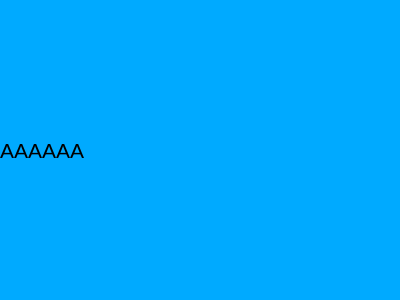
<?xml version="1.0" encoding="UTF-8"?>
<ui version="4.0">
 <class>ItemLabel</class>
 <widget class="QWidget" name="ItemLabel">
  <property name="geometry">
   <rect>
    <x>0</x>
    <y>0</y>
    <width>400</width>
    <height>300</height>
   </rect>
  </property>
  <property name="windowTitle">
   <string>Form</string>
  </property>
  <layout class="QGridLayout" name="gridLayout">
   <property name="leftMargin">
    <number>0</number>
   </property>
   <property name="topMargin">
    <number>0</number>
   </property>
   <property name="rightMargin">
    <number>0</number>
   </property>
   <property name="bottomMargin">
    <number>0</number>
   </property>
   <property name="spacing">
    <number>0</number>
   </property>
   <item row="0" column="0">
    <widget class="QLabel" name="label">
     <property name="font">
      <font>
       <pointsize>16</pointsize>
      </font>
     </property>
     <property name="styleSheet">
      <string notr="true">background-color: rgb(0, 170, 255);</string>
     </property>
     <property name="text">
      <string>AAAAAA</string>
     </property>
    </widget>
   </item>
  </layout>
 </widget>
 <resources/>
 <connections/>
</ui>
